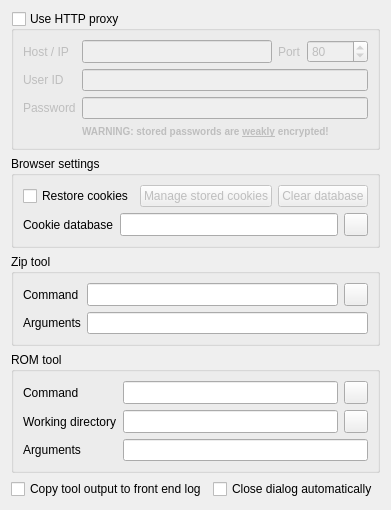
             <widget class="QWidget" name="scrollAreaWidgetContents_6">
              <property name="geometry">
               <rect>
                <x>0</x>
                <y>0</y>
                <width>374</width>
                <height>463</height>
               </rect>
              </property>
              <layout class="QGridLayout" name="gridLayout_2">
               <item row="0" column="0">
                <layout class="QGridLayout" name="gridLayout_4">
                 <item row="2" column="0" colspan="2">
                  <widget class="QGroupBox" name="groupBoxZipTool">
                   <property name="title">
                    <string>Zip tool</string>
                   </property>
                   <layout class="QGridLayout">
                    <item row="0" column="0">
                     <widget class="QLabel" name="labelZipTool">
                      <property name="text">
                       <string>Command</string>
                      </property>
                     </widget>
                    </item>
                    <item row="0" column="1">
                     <widget class="QLineEdit" name="lineEditZipTool">
                      <property name="sizePolicy">
                       <sizepolicy hsizetype="Expanding" vsizetype="Minimum">
                        <horstretch>0</horstretch>
                        <verstretch>0</verstretch>
                       </sizepolicy>
                      </property>
                      <property name="toolTip">
                       <string>External zip tool, i.e. &quot;zip&quot; (read and execute)</string>
                      </property>
                     </widget>
                    </item>
                    <item row="0" column="2">
                     <widget class="QToolButton" name="toolButtonBrowseZipTool">
                      <property name="sizePolicy">
                       <sizepolicy hsizetype="Fixed" vsizetype="Minimum">
                        <horstretch>0</horstretch>
                        <verstretch>0</verstretch>
                       </sizepolicy>
                      </property>
                      <property name="toolTip">
                       <string>Browse for zip tool</string>
                      </property>
                      <property name="icon">
                       <iconset resource="qmc2.qrc">
                        <normaloff>:/data/img/fileopen.png</normaloff>:/data/img/fileopen.png</iconset>
                      </property>
                     </widget>
                    </item>
                    <item row="1" column="0">
                     <widget class="QLabel" name="labelZipToolRemovalArguments">
                      <property name="text">
                       <string>Arguments</string>
                      </property>
                     </widget>
                    </item>
                    <item row="1" column="1" colspan="2">
                     <widget class="QLineEdit" name="lineEditZipToolRemovalArguments">
                      <property name="sizePolicy">
                       <sizepolicy hsizetype="Expanding" vsizetype="Minimum">
                        <horstretch>0</horstretch>
                        <verstretch>0</verstretch>
                       </sizepolicy>
                      </property>
                      <property name="toolTip">
                       <string>Zip tool argument list to remove entries from the ZIP archive (i. e. &quot;$ARCHIVE$ -d $FILELIST$&quot;)</string>
                      </property>
                     </widget>
                    </item>
                   </layout>
                  </widget>
                 </item>
                 <item row="5" column="0" colspan="2">
                  <spacer name="spacer10">
                   <property name="orientation">
                    <enum>Qt::Vertical</enum>
                   </property>
                   <property name="sizeHint" stdset="0">
                    <size>
                     <width>20</width>
                     <height>20</height>
                    </size>
                   </property>
                  </spacer>
                 </item>
                 <item row="3" column="0" colspan="2">
                  <widget class="QGroupBox" name="groupBoxRomTool">
                   <property name="title">
                    <string>ROM tool</string>
                   </property>
                   <layout class="QGridLayout" name="gridLayout_98">
                    <item row="0" column="0">
                     <widget class="QLabel" name="labelRomTool">
                      <property name="text">
                       <string>Command</string>
                      </property>
                     </widget>
                    </item>
                    <item row="0" column="1">
                     <widget class="QLineEdit" name="lineEditRomTool">
                      <property name="sizePolicy">
                       <sizepolicy hsizetype="Expanding" vsizetype="Minimum">
                        <horstretch>0</horstretch>
                        <verstretch>0</verstretch>
                       </sizepolicy>
                      </property>
                      <property name="toolTip">
                       <string>External ROM tool (it's completely up to you...)</string>
                      </property>
                     </widget>
                    </item>
                    <item row="0" column="2">
                     <widget class="QToolButton" name="toolButtonBrowseRomTool">
                      <property name="sizePolicy">
                       <sizepolicy hsizetype="Fixed" vsizetype="Minimum">
                        <horstretch>0</horstretch>
                        <verstretch>0</verstretch>
                       </sizepolicy>
                      </property>
                      <property name="toolTip">
                       <string>Browse ROM tool</string>
                      </property>
                      <property name="icon">
                       <iconset resource="qmc2.qrc">
                        <normaloff>:/data/img/fileopen.png</normaloff>:/data/img/fileopen.png</iconset>
                      </property>
                     </widget>
                    </item>
                    <item row="2" column="0">
                     <widget class="QLabel" name="labelRomArguments">
                      <property name="text">
                       <string>Arguments</string>
                      </property>
                     </widget>
                    </item>
                    <item row="2" column="1" colspan="2">
                     <widget class="QLineEdit" name="lineEditRomToolArguments">
                      <property name="sizePolicy">
                       <sizepolicy hsizetype="Expanding" vsizetype="Minimum">
                        <horstretch>0</horstretch>
                        <verstretch>0</verstretch>
                       </sizepolicy>
                      </property>
                      <property name="toolTip">
                       <string>ROM tool argument list (i. e. &quot;$ID$ $DESCRIPTION$&quot;)</string>
                      </property>
                     </widget>
                    </item>
                    <item row="1" column="0">
                     <widget class="QLabel" name="labelRomToolWorkingDirectory">
                      <property name="text">
                       <string>Working directory</string>
                      </property>
                     </widget>
                    </item>
                    <item row="1" column="1">
                     <widget class="QLineEdit" name="lineEditRomToolWorkingDirectory">
                      <property name="sizePolicy">
                       <sizepolicy hsizetype="Expanding" vsizetype="Minimum">
                        <horstretch>0</horstretch>
                        <verstretch>0</verstretch>
                       </sizepolicy>
                      </property>
                      <property name="toolTip">
                       <string>Working directory that's used when the ROM tool is executed (if empty, QMC2's current working directory is used)</string>
                      </property>
                     </widget>
                    </item>
                    <item row="1" column="2">
                     <widget class="QToolButton" name="toolButtonBrowseRomToolWorkingDirectory">
                      <property name="sizePolicy">
                       <sizepolicy hsizetype="Fixed" vsizetype="Minimum">
                        <horstretch>0</horstretch>
                        <verstretch>0</verstretch>
                       </sizepolicy>
                      </property>
                      <property name="toolTip">
                       <string>Browse working directory of the ROM tool</string>
                      </property>
                      <property name="text">
                       <string/>
                      </property>
                      <property name="icon">
                       <iconset resource="qmc2.qrc">
                        <normaloff>:/data/img/fileopen.png</normaloff>:/data/img/fileopen.png</iconset>
                      </property>
                     </widget>
                    </item>
                   </layout>
                  </widget>
                 </item>
                 <item row="4" column="0">
                  <widget class="QCheckBox" name="checkBoxCopyToolOutput">
                   <property name="toolTip">
                    <string>Copy the tool's output to the front end log (keeping it for debugging)</string>
                   </property>
                   <property name="text">
                    <string>Copy tool output to front end log</string>
                   </property>
                  </widget>
                 </item>
                 <item row="4" column="1">
                  <widget class="QCheckBox" name="checkBoxCloseToolDialog">
                   <property name="toolTip">
                    <string>Automatically close the tool-executor dialog when the external process finished</string>
                   </property>
                   <property name="text">
                    <string>Close dialog automatically</string>
                   </property>
                  </widget>
                 </item>
                 <item row="0" column="0" colspan="2">
                  <widget class="QGroupBox" name="groupBoxHTTPProxy">
                   <property name="enabled">
                    <bool>true</bool>
                   </property>
                   <property name="toolTip">
                    <string>Enable / disable the use of an HTTP proxy on any web lookups</string>
                   </property>
                   <property name="title">
                    <string>Use HTTP proxy</string>
                   </property>
                   <property name="checkable">
                    <bool>true</bool>
                   </property>
                   <property name="checked">
                    <bool>false</bool>
                   </property>
                   <layout class="QGridLayout" name="gridLayout_3">
                    <item row="0" column="0">
                     <widget class="QLabel" name="labelHTTPProxyHost">
                      <property name="text">
                       <string>Host / IP</string>
                      </property>
                     </widget>
                    </item>
                    <item row="0" column="1">
                     <widget class="QLineEdit" name="lineEditHTTPProxyHost">
                      <property name="sizePolicy">
                       <sizepolicy hsizetype="Expanding" vsizetype="Minimum">
                        <horstretch>0</horstretch>
                        <verstretch>0</verstretch>
                       </sizepolicy>
                      </property>
                      <property name="toolTip">
                       <string>Hostname or IP address of the HTTP proxy server</string>
                      </property>
                     </widget>
                    </item>
                    <item row="0" column="2">
                     <widget class="QLabel" name="labelHTTPProxyPort">
                      <property name="text">
                       <string>Port</string>
                      </property>
                     </widget>
                    </item>
                    <item row="0" column="3">
                     <widget class="QSpinBox" name="spinBoxHTTPProxyPort">
                      <property name="sizePolicy">
                       <sizepolicy hsizetype="Minimum" vsizetype="Minimum">
                        <horstretch>0</horstretch>
                        <verstretch>0</verstretch>
                       </sizepolicy>
                      </property>
                      <property name="toolTip">
                       <string>Port to access the HTTP proxy service</string>
                      </property>
                      <property name="maximum">
                       <number>65535</number>
                      </property>
                      <property name="value">
                       <number>80</number>
                      </property>
                     </widget>
                    </item>
                    <item row="1" column="0">
                     <widget class="QLabel" name="labelHTTPProxyUserID">
                      <property name="text">
                       <string>User ID</string>
                      </property>
                     </widget>
                    </item>
                    <item row="1" column="1" colspan="3">
                     <widget class="QLineEdit" name="lineEditHTTPProxyUserID">
                      <property name="sizePolicy">
                       <sizepolicy hsizetype="Expanding" vsizetype="Minimum">
                        <horstretch>0</horstretch>
                        <verstretch>0</verstretch>
                       </sizepolicy>
                      </property>
                      <property name="toolTip">
                       <string>User ID to access the HTTP proxy service (empty = no authentication)</string>
                      </property>
                     </widget>
                    </item>
                    <item row="2" column="0">
                     <widget class="QLabel" name="labelHTTPProxyPassword">
                      <property name="text">
                       <string>Password</string>
                      </property>
                     </widget>
                    </item>
                    <item row="2" column="1" colspan="3">
                     <widget class="QLineEdit" name="lineEditHTTPProxyPassword">
                      <property name="sizePolicy">
                       <sizepolicy hsizetype="Expanding" vsizetype="Minimum">
                        <horstretch>0</horstretch>
                        <verstretch>0</verstretch>
                       </sizepolicy>
                      </property>
                      <property name="toolTip">
                       <string>Password to access the HTTP proxy service (empty = no authentication)</string>
                      </property>
                      <property name="echoMode">
                       <enum>QLineEdit::Password</enum>
                      </property>
                     </widget>
                    </item>
                    <item row="3" column="1" colspan="3">
                     <widget class="QLabel" name="labelWeakEncryptionWarning">
                      <property name="text">
                       <string>&lt;font size=&quot;-1&quot;&gt;&lt;b&gt;WARNING: stored passwords are &lt;u&gt;weakly&lt;/u&gt; encrypted!&lt;/b&gt;&lt;/font&gt;</string>
                      </property>
                     </widget>
                    </item>
                   </layout>
                  </widget>
                 </item>
                 <item row="1" column="0" colspan="2">
                  <widget class="QGroupBox" name="groupBox">
                   <property name="title">
                    <string>Browser settings</string>
                   </property>
                   <layout class="QGridLayout" name="gridLayout_97">
                    <item row="1" column="2">
                     <widget class="QToolButton" name="toolButtonBrowseCookieDatabase">
                      <property name="sizePolicy">
                       <sizepolicy hsizetype="Fixed" vsizetype="Minimum">
                        <horstretch>0</horstretch>
                        <verstretch>0</verstretch>
                       </sizepolicy>
                      </property>
                      <property name="toolTip">
                       <string>Browse cookie database</string>
                      </property>
                      <property name="icon">
                       <iconset resource="qmc2.qrc">
                        <normaloff>:/data/img/fileopen.png</normaloff>:/data/img/fileopen.png</iconset>
                      </property>
                     </widget>
                    </item>
                    <item row="1" column="1">
                     <widget class="QLineEdit" name="lineEditCookieDatabase">
                      <property name="sizePolicy">
                       <sizepolicy hsizetype="Expanding" vsizetype="Minimum">
                        <horstretch>0</horstretch>
                        <verstretch>0</verstretch>
                       </sizepolicy>
                      </property>
                      <property name="toolTip">
                       <string>Cookie database file (write)</string>
                      </property>
                     </widget>
                    </item>
                    <item row="1" column="0">
                     <widget class="QLabel" name="labelCookieDatabase">
                      <property name="text">
                       <string>Cookie database</string>
                      </property>
                     </widget>
                    </item>
                    <item row="0" column="0" colspan="3">
                     <layout class="QHBoxLayout" name="horizontalLayout_5">
                      <item>
                       <widget class="QCheckBox" name="checkBoxRestoreCookies">
                        <property name="toolTip">
                         <string>Save and restore cookies used on web pages?</string>
                        </property>
                        <property name="text">
                         <string>Restore cookies</string>
                        </property>
                       </widget>
                      </item>
                      <item>
                       <widget class="QPushButton" name="pushButtonManageCookies">
                        <property name="enabled">
                         <bool>false</bool>
                        </property>
                        <property name="sizePolicy">
                         <sizepolicy hsizetype="Minimum" vsizetype="Minimum">
                          <horstretch>0</horstretch>
                          <verstretch>0</verstretch>
                         </sizepolicy>
                        </property>
                        <property name="toolTip">
                         <string>Manage cookies stored in database</string>
                        </property>
                        <property name="text">
                         <string>Manage stored cookies</string>
                        </property>
                       </widget>
                      </item>
                      <item>
                       <widget class="QPushButton" name="pushButtonClearCookieDatabase">
                        <property name="enabled">
                         <bool>false</bool>
                        </property>
                        <property name="toolTip">
                         <string>Remove all cookies by recreating the database</string>
                        </property>
                        <property name="text">
                         <string>Clear database</string>
                        </property>
                       </widget>
                      </item>
                     </layout>
                    </item>
                   </layout>
                  </widget>
                 </item>
                </layout>
               </item>
              </layout>
             </widget>
